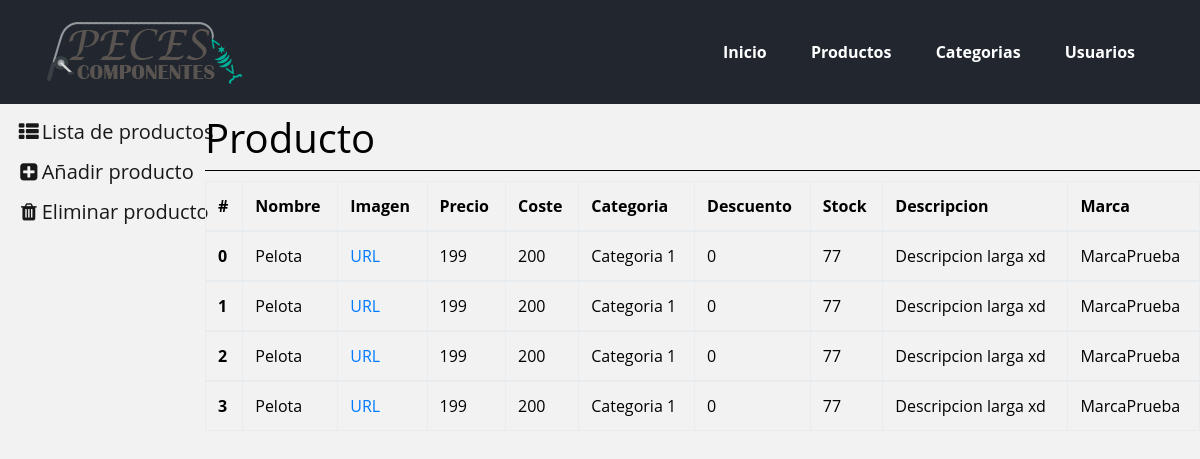
Screenshot of /admin/producto.php?opcion=lista with the database file from the repository.
### tables this page shows
create table if not exists tbl_product(
	ID int(5) primary key,
    nom varchar(30),
    image longtext,
    precio decimal,
    cost decimal,
    category varchar(30),
    dte decimal,
    stock int(10),
    description longtext,
    marca varchar(30),
    
    constraint fk_categoriaProduct
    foreign key(category) references tbl_categoria(nom)
		on delete no action
        on update cascade,
        
	constraint fk_preducte_marca
    foreign key(marca) references tbl_marca(nom)
		on delete no action
        on update cascade
);

### datosbbdd.php (called while the page is built, shortened)
<?php
$rutaIMGp='\\tienda\\img\\imgarticulos\\';
?>

### admin/producto.php (the view, shortened to what this page needs)
<!DOCTYPE html>
<html lang="es">
<head>
  <link rel="stylesheet" href="../css/flexboxgrid.min.css">
  <link rel="stylesheet" href="../css/font-awesome.min.css">
  <link rel="stylesheet" href="../css/bootstrap.min.css">
  <link rel="stylesheet" href="css/style.css">
</head>
<body>
  <?php
  include 'header.php';
  include '../datosbbdd.php';
  ?>
  <div class="main">
    <div class="containermain">
      <div class="row">
        <div class="col-md-2">
          <nav class="navbar navbar-light bg-faded">
            <a class="navbar-brand" href="producto.php?opcion=lista"><i class="fa fa-th-list fa-fw" aria-hidden="true"></i>Lista de productos</a>
            <a class="navbar-brand" href="producto.php?opcion=add"><i class="fa fa-plus-square fa-fw" aria-hidden="true"></i>Añadir producto</a>
            <a class="navbar-brand" href="producto.php?opcion=del"><i class="fa fa-trash fa-fw" aria-hidden="true"></i>Eliminar producto</a>
          </nav>
        </div>
        <div class="col-md-10">
          <div class="cabecera">
            <h1>Producto</h1>
          </div>
          <div class="body">
            <div class="contenedor">
            <?php
            if(isset($_GET['opcion'])){
              if($_GET['opcion']=='lista'){
                $sql = "SELECT * from tbl_product";
                $result = mysqli_query($conexion,$sql);
                echo '
                <table class="table table-bordered">
                  <thead>
                    <tr>
                      <th>#</th>
                      <th>Nombre</th>
                      <th>Imagen</th>
                      <th>Precio</th>
                      <th>Coste</th>
                      <th>Categoria</th>
                      <th>Descuento</th>
                      <th>Stock</th>
                      <th>Descripcion</th>
                      <th>Marca</th>
                    </tr>
                  </thead>';
                while($resultado=mysqli_fetch_assoc($result)){
                  echo '<tbody>
                  <tr>
                  <th scope="row">'.$resultado['ID'].'</th>
                  <td>'.$resultado['nom'].'</td>
                  <td><a href="'.$rutaIMGp.$resultado['image'].'" target="_blank">'.$resultado['image'].'</a></td>
                  <td>'.$resultado['precio'].'</td>
                  <td>'.$resultado['cost'].'</td>
                  <td>'.$resultado['category'].'</td>
                  <td>'.$resultado['dte'].'</td>
                  <td>'.$resultado['stock'].'</td>
                  <td>'.$resultado['description'].'</td>
                  <td>'.$resultado['marca'].'</td></tr></tbody>';
                }
                echo '</table>';
              }else if($_GET['opcion']=='add'){
                echo '
                  <form class="container" method="post" enctype="multipart/form-data" action="validar.php">
                    <div class="row">
                      <div class="col-md-6 mb-3">
                        <label>Nombre</label>
                        <input type="text" class="form-control" placeholder="Nombre" name="nombre" required>
                      </div>
                      <div class="col-md-6 mb-3">
                        <label>Imagen</label>
                        <input type="file" class="form-control" name="imagen" required>
                      </div>
                    </div>
                    <div class="row">
                      <div class="col-md-6 mb-3">
                        <label>Precio</label>
                        <input type="number" class="form-control" placeholder="100" name="precio" required>
                        <div class="invalid-feedback">
                        </div>
                      </div>
                      <div class="col-md-3 mb-3">
                        <label>Coste</label>
                        <input type="number" class="form-control" placeholder="Coste" name="coste" required>
                        <div class="invalid-feedback">
                          Please provide a valid state.
                        </div>
                      </div>
                      <div class="col-md-3 mb-3">
                        <label>Categoria</label>
                        <select class="form-control" name="categoria">';
                        $sql = "SELECT nom from tbl_categoria";
                        $result = mysqli_query($conexion,$sql);
                        while($resultado=mysqli_fetch_assoc($result)){
                          echo '<option value="'.$resultado['nom'].'">'.$resultado['nom'].'</option>';
                        }
                        echo '
                        </select>
                      </div>
                    </div>
                    <div class="row">
                      <div class="col-md-6 mb-3">
                        <label>Descuento</label>
                        <input type="number" class="form-control" placeholder="Descuento" name="descuento" required>
                      </div>
                      <div class="col-md-6 mb-3">
                        <label>Stock</label>
                        <input type="number" class="form-control" placeholder="Stock" name="stock" required>
                      </div>
                    </div>
                    <div class="row">
                      <div class="col-md-6 mb-3">
                        <label>Marca</label>
                        <select class="form-control" name="marca">';
                        $sql = "SELECT nom from tbl_marca";
                        $result = mysqli_query($conexion,$sql);
                        while($resultado=mysqli_fetch_assoc($result)){
                          echo '<option value="'.$resultado['nom'].'">'.$resultado['nom'].'</option>';
                        }
                        echo '
                        </select>
                      </div>
                      <div class="col-md-6 mb-3">
                        <label>Descripcion</label>
                        <input type="text" class="form-control" placeholder="Descripcion" name="descripcion" required>
                      </div>
                    </div>
                    <button class="btn btn-primary" name="btn" value="producto" type="submit">Añadir producto</button>
                  </form>
                ';
                if(isset($_SESSION['existe'])){
                  if(!$_SESSION['existe']){
                    echo '<div class="input-group alert alert-danger middle-sm" role="alert">
                      <span><i class="fa fa-exclamation-triangle" aria-hidden="true"></i><strong> Esta categoria ya existe</strong></span>
                    </div>';
                  }
                }
              }else if($_GET['opcion']=='del'){
                echo '
                <form class="form-inline" method="post" action="validar.php">
                  <div class="input-group mb-2 mr-sm-2 mb-sm-0">
                    <span class="input-group-addon"><i class="fa fa-list" aria-hidden="true"></i></span>
                    <select class="custom-select" name="eliminarCat">';
                    $sql = "SELECT nom from tbl_categoria";
                    $result = mysqli_query($conexion,$sql);
                    while($resultado=mysqli_fetch_assoc($result)){
                      echo '<option value="'.$resultado['nom'].'">'.$resultado['nom'].'</option>';
                    }
                    echo '
                    </select>
                  </div>
                    <button type="submit" name="btn" value="eliminar" class="btn btn-primary">Eliminar categoria</button>
                </form>
                ';
              }
            }
            ?>
            </div>
          </div>
        </div>
      </div>
    </div>
  </div>
</body>
</html>

### admin/css/style.css (style rules this page uses)
* { margin: 0px; padding: 0px; }
body { background: #f2f2f2; font-family: "Open Sans", sans-serif; color: #000; }
.cabecera { padding-top: 10px; border-bottom: 1px solid #000; }
.contenedor { display: flex; flex-direction: column; align-items: center; }
.contenedor form,table { margin: 10px; }

### rows the page displays
tbl_product: ID "0", nom "Pelota", image "URL", precio "199", cost "200", category "Categoria 1", dte "0", stock "77", description "Descripcion larga xd", marca "MarcaPrueba"
tbl_product: ID "1", nom "Pelota", image "URL", precio "199", cost "200", category "Categoria 1", dte "0", stock "77", description "Descripcion larga xd", marca "MarcaPrueba"
tbl_product: ID "2", nom "Pelota", image "URL", precio "199", cost "200", category "Categoria 1", dte "0", stock "77", description "Descripcion larga xd", marca "MarcaPrueba"
tbl_product: ID "3", nom "Pelota", image "URL", precio "199", cost "200", category "Categoria 1", dte "0", stock "77", description "Descripcion larga xd", marca "MarcaPrueba"
